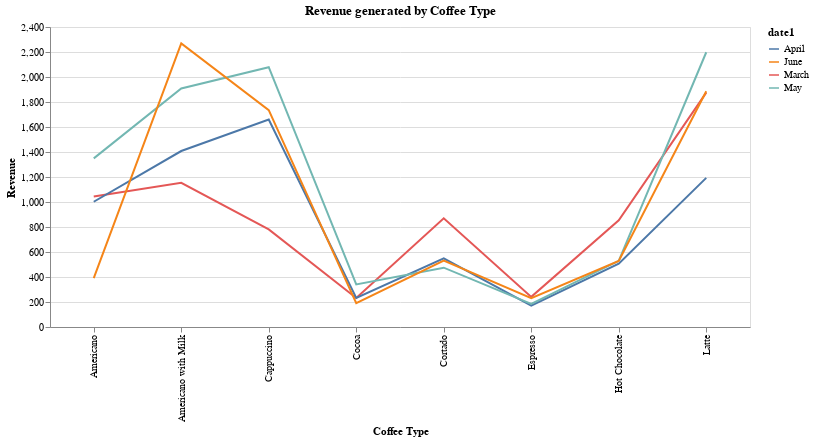

Source (notebook cell):
### Code cell
#Revenue generated by Coffee type   ***************
import pandas as pd
#df['time'] = pd.to_datetime(df['datetime'])
import altair as alt

# Create a bar chart showing the total money spent on each coffee type
alt.Chart(df).mark_line().encode(
    x=alt.X('coffee_name', title='Coffee Type'),
    y=alt.Y('sum(money)', title='Revenue'),
    color = 'date1'
).properties(
    title='Revenue generated by Coffee Type',
    width=700,
    height=300)

### Figure 1 — Vega-Lite specification as saved in the notebook (floating-point values rounded to 4 significant figures; data arrays with more than 128 entries replaced by an {"elided": "..."} marker saying what was removed)
{"config": {"view": {"continuousWidth": 400, "continuousHeight": 300}}, "data": {"name": "data-4d33c50656d9e5daca06aa3e7e2794d9"}, "mark": "line", "encoding": {"color": {"type": "nominal", "field": "date1"}, "x": {"type": "nominal", "field": "coffee_name", "title": "Coffee Type"}, "y": {"type": "quantitative", "aggregate": "sum", "field": "money", "title": "Revenue"}}, "height": 300, "title": "Revenue generated by Coffee Type", "width": 700, "$schema": "https://vega.github.io/schema/vega-lite/v4.8.1.json", "datasets": {"data-4d33c50656d9e5daca06aa3e7e2794d9": {"elided": "896 records"}}}
